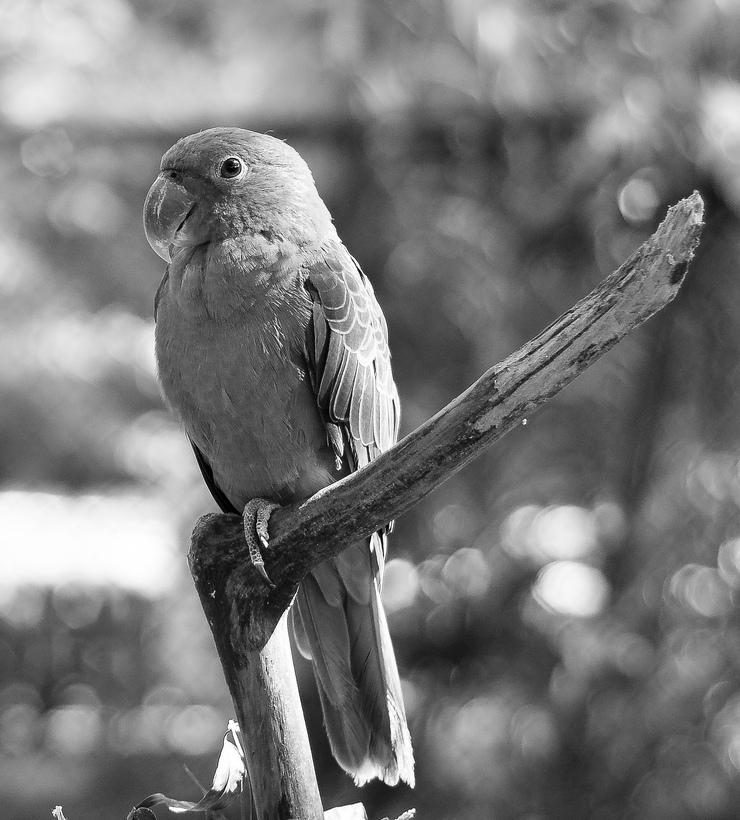
%> input picture matlab/image enhancement/parrot.jpg, 740 x 820 px
$ octave LogarithmicTransformations.m   (GNU Octave 9; MATLAB toolbox functions it lacks are replaced by stand-ins)
%> lines starting %> are read from the running program, lines starting %| are printed output that depends on the picture
% Logarithmic Transformations
% Logarithmic Transformations can be used to brighten the intensities of an image (like the Gamma Transformation, where gamma < 1).
% More often, it is used to increase the detail (or contrast) of lower intensity values.

% g = c*log(1 + double(I))
%the higher the c, the brighter the image will appear.

I=imread('parrot.jpg');
%> I is the input picture: size 820x740 uint8; min 0, max 255, mean 121.1
imshow(I)
I2=im2double(I);
J=1*log(1+I2);
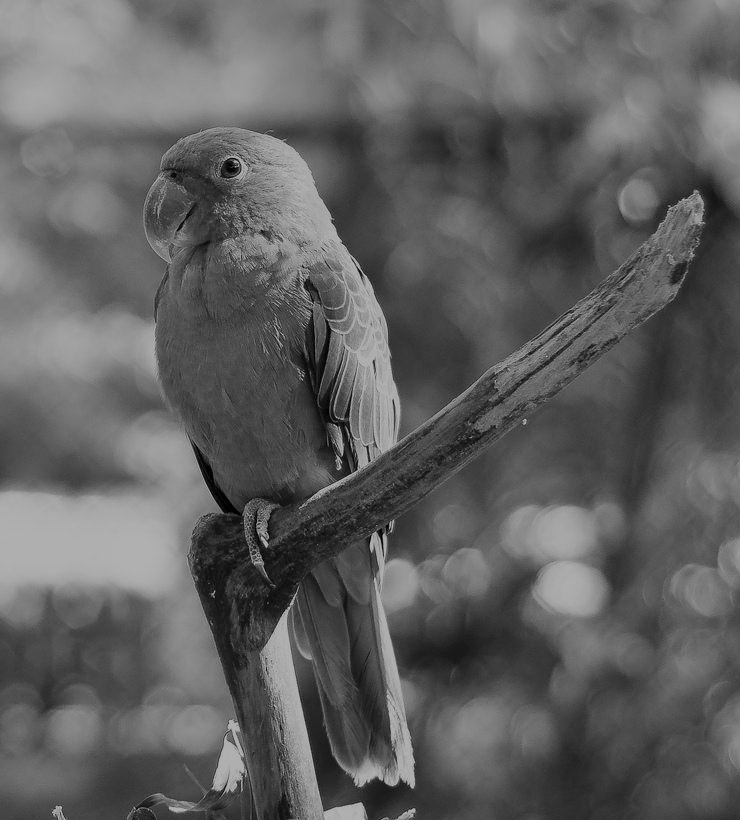
%> J: size 820x740 double; min 0, max 0.693, mean 0.379
J2=2*log(1+I2);
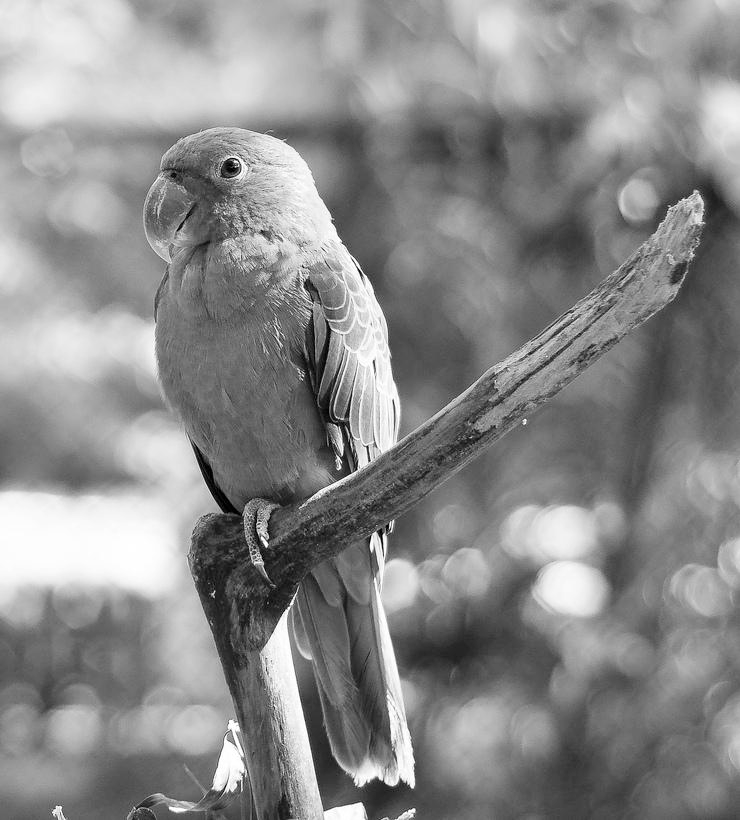
%> J2: size 820x740 double; min 0, max 1.39, mean 0.757; drawn with min black and max white
J3=5*log(1+I2);
subplot(1,4,1),imshow(I);
subplot(1,4,2),imshow(J);
subplot(1,4,3),imshow(J2);
%> after `imshow(J2)`:
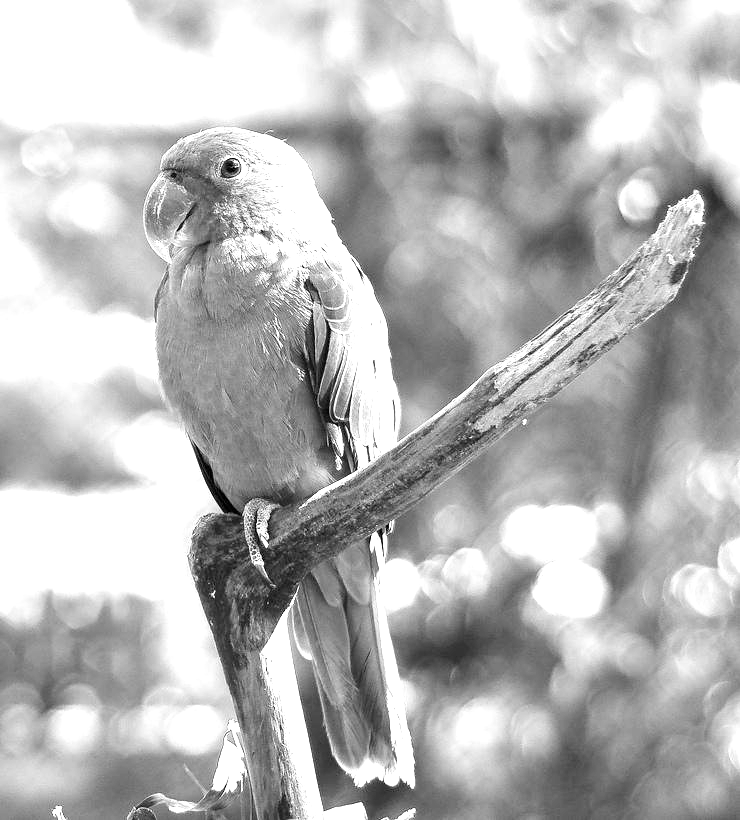
%> displayed picture: size 820x740, on the screen's scale of 0 to 255; min 0, max 255, mean 183.6
subplot(1,4,4),imshow(J3);
%> after `imshow(J3)`:
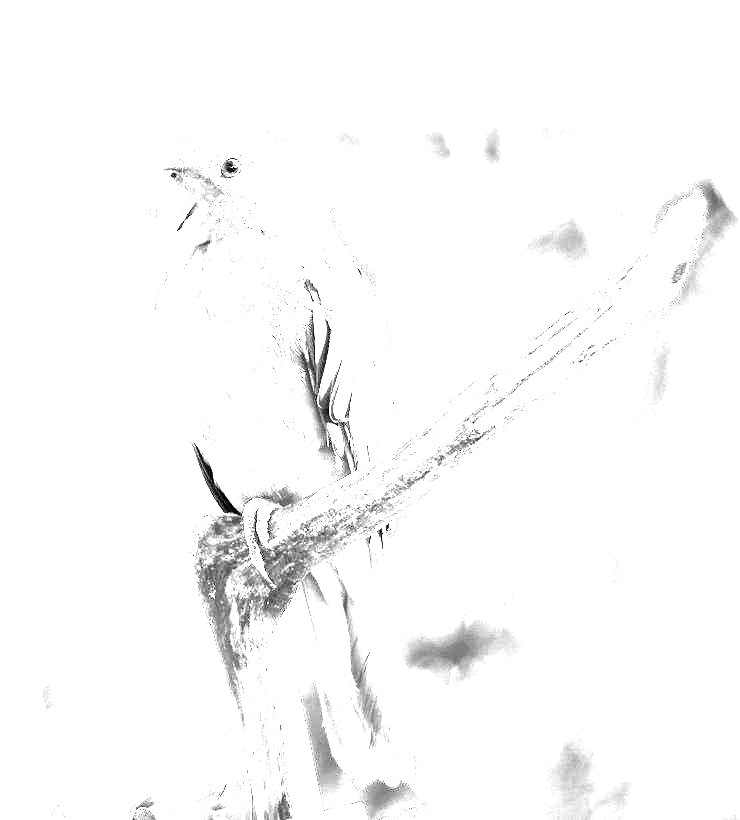
%> displayed picture: size 820x740, on the screen's scale of 0 to 255; min 0, max 255, mean 250.1
